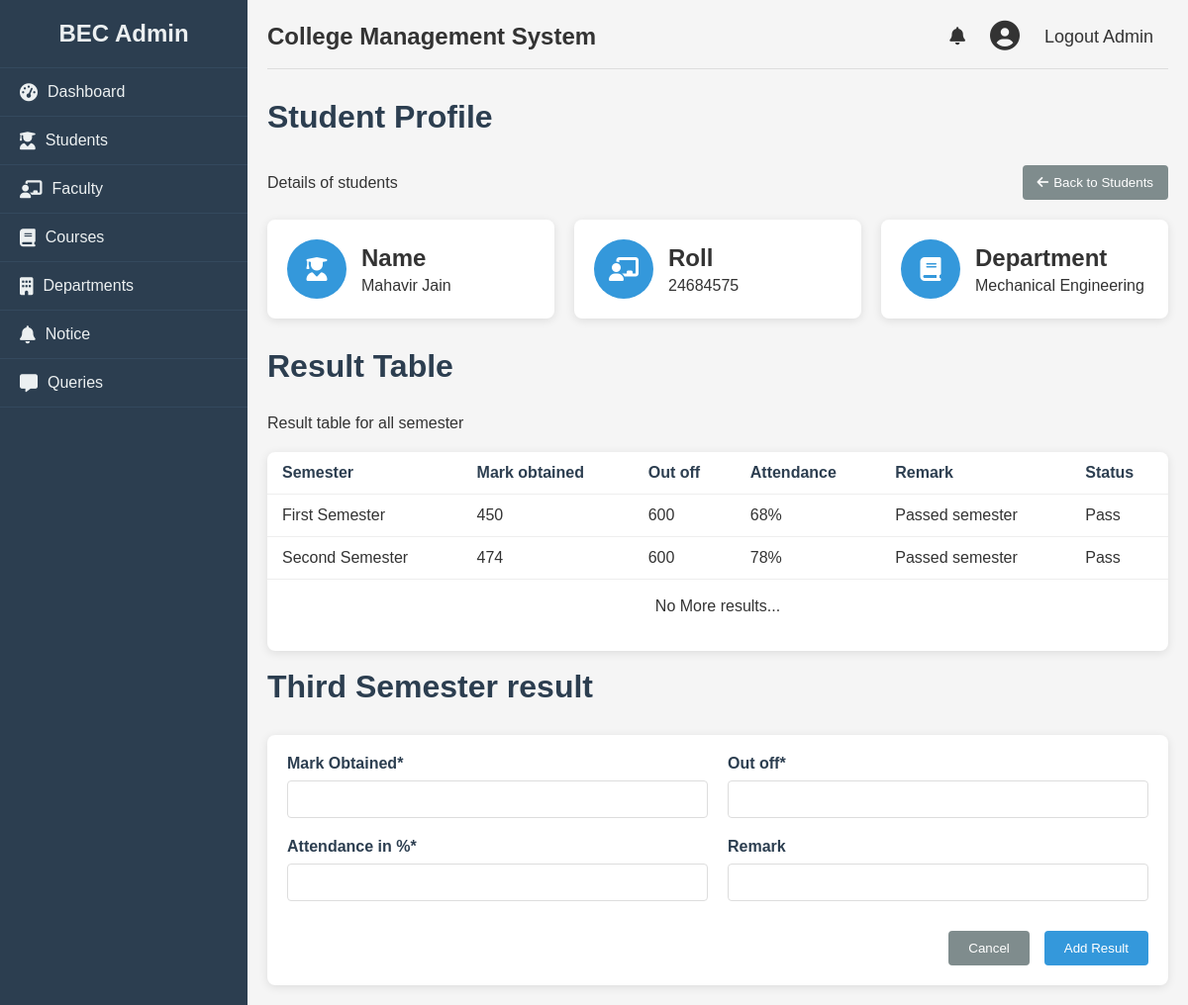
Screenshot of /admin/addresult/2 (signed in) with the database file from the repository.
### college/model.py (models this page shows, shortened)
class Student(db.Model):
    id = db.Column(db.Integer, primary_key=True)
    name = db.Column(db.String(100), nullable=False)
    roll = db.Column(db.String(100), unique=True, nullable=False)
    email = db.Column(db.String(100), unique=True, nullable=False)
    phone = db.Column(db.Integer, unique=True, nullable=False)
    semester = db.Column(db.Integer, db.ForeignKey('semester.id'), nullable=False)
    dob = db.Column(db.Date, nullable=False)
    gender = db.Column(db.String, nullable=False)
    department = db.Column(db.String, nullable=False)
    address = db.Column(db.String, nullable=False)

class Result(db.Model):
    id = db.Column(db.Integer, primary_key=True)
    mark = db.Column(db.Integer, nullable=False)
    outoff = db.Column(db.Integer, nullable=False)
    attendance = db.Column(db.Integer, nullable=False)
    remark = db.Column(db.String(100), nullable=True)
    student_id = db.Column(db.Integer, db.ForeignKey('student.id'), nullable=False)
    semester = db.Column(db.String(100), db.ForeignKey('semester.id'), nullable=False)
    status = db.Column(db.Boolean, nullable=False)

class Semester(db.Model):
    id = db.Column(db.Integer, primary_key=True)
    name = db.Column(db.String(100), nullable=False)
    students = db.relationship('Student', backref='semester_', lazy=True)
    results = db.relationship('Result', backref='semester_', lazy=True)

### college/admin/addroute.py (the view, shortened to what this page needs)
@app.route("/admin/addresult/<id>", methods = ["GET", "POST"])
def addresult(id):
    global logged
    logged = 'user_id' in session
    if logged:
      student = Student.query.get(id)
    result = Result.query.filter_by(student_id=id)
    if not result:
        result = None
    return render_template("addresult.html", student=student, result = result)

### college/admin/templates/addresult.html (shortened to what this page needs)
{% from "macro/cmsnav.html" import cmsnav%}
{%extends "admbase.html"%}
{%block head%}
<link rel="stylesheet" href="{{url_for('static', filename='css/styles.css')}}">
<link rel="stylesheet" href="https://cdnjs.cloudflare.com/ajax/libs/font-awesome/6.4.0/css/all.min.css">
{%endblock%}
{%block content%}
<div class="container" w-tid="21">
    {{cmsnav()}}
    <main class="main-content" w-tid="111">
        <header class="top-header" w-tid="113">
                <h2>College Management System</h2>
                <div class="user-profile" w-tid="123">
                    <span class="notification" w-tid="125"><a href="/admin/notice"><i class="fas fa-bell" w-tid="127"></i></a></span>
                    <div class="profile-img" w-tid="133">
                        <i class="fas fa-user-circle" w-tid="135"></i>
                    </div>
                    <span class="username" w-tid="137"><a href="{{url_for('logout')}}">Logout Admin</a></span>
                </div>
            </header>
        <div id="dashboard-page" class="content-section" w-tid="139">
            <div class="dashboard" w-tid="141">
                <h1 w-tid="143">Student Profile</h1>
                <div class="students-header" w-tid="359">
                    <p w-tid="361">Details of students </p>
                    <a style="text-decoration: none; color:white" href="/admin/student">
                        <button id="cancel-add-student" class="back-button" w-tid="1515">
                            <i class="fas fa-arrow-left" w-tid="1517"></i> Back to Students
                        </button>
                    </a>
                </div>
                <div class="stats-cards" w-tid="145">
                    <div class="stat-card" w-tid="147">
                        <div class="stat-icon" w-tid="149"><i class="fas fa-user-graduate" w-tid="151"></i></div>
                        <div class="stat-details" w-tid="153">
                            <h3 w-tid="155">Name</h3>
                            <p w-tid="157">{{student.name |title}}</p>
                        </div>
                    </div>
                    <div class="stat-card" w-tid="159">
                        <div class="stat-icon" w-tid="161"><i class="fas fa-chalkboard-teacher" w-tid="163"></i></div>
                        <div class="stat-details" w-tid="165">
                            <h3 w-tid="167">Roll</h3>
                            <p w-tid="169">{{student.roll}}</p>
                        </div>
                    </div>
                    <div class="stat-card" w-tid="171">
                        <div class="stat-icon" w-tid="173"><i class="fas fa-book" w-tid="175"></i></div>
                        <div class="stat-details" w-tid="177">
                            <h3 w-tid="179">Department</h3>
                            <p w-tid="181">{{student.department }}</p>
                        </div>
                    </div>
                </div>
                <h1 w-tid="143">Result Table</h1>
                <div class="students-header" w-tid="359">
                    <p w-tid="361">Result table for all semester</p>
                </div>
                <div class="students-table" w-tid="415">
                    <table w-tid="417">
                        <thead w-tid="419">
                            <tr w-tid="421">
                                <th w-tid="423">Semester</th>
                                <th w-tid="425">Mark obtained</th>
                                <th w-tid="427">Out off</th>
                                <th w-tid="425">Attendance</th>
                                <th w-tid="429">Remark</th>
                                <th w-tid="433">Status</th>
                            </tr>
                        </thead>
                        <tbody w-tid="439">
                            <tr w-tid="441">
                                <td w-tid="443">{{result.semester_.name}}</td>
                                <td w-tid="445">{{result.mark}}</td>
                                <td w-tid="447">{{result.outoff}}</td>
                                <td w-tid="449">{{result.attendance}}%</td>
                                <td w-tid="451">{{result.remark}}</td>
                                {%if result.status%}
                                <td w-tid="453">Pass</td>
                                {% else %}
                                <td w-tid="453">Fail</td>
                                {% endif %}
                            </tr>
                        </tbody>
                    </table>
                    {%if not result.id%}
                    <br>
                    <p style="text-align: center;">No More results...</p> <br><br>
                    {% endif %}
                </div>
                <br>
                <h1 w-tid="357">{{student.semester_.name}} result</h1>
                <div class="student-form-container" w-tid="1519">
                    <form id="add-result-form" method="POST" action="/admin/addresult/{{ student.id }}"
                        class="student-form" w-tid="1521">
                        <div class="form-row" w-tid="1537">
                            <div class="form-group" w-tid="1539">
                                <label for="new-email" w-tid="1541">Mark Obtained*</label>
                                <input type="number" id="new-email" name="mark" required="" w-tid="1543" value="">
                            </div>
                            <div class="form-group" w-tid="1545">
                                <label for="new-phone" w-tid="1547">Out off*</label>
                                <input type="number" id="new-phone" minlength="10" maxlength="15" name="outoff"
                                    required="" w-tid="1549" value="">
                            </div>
                        </div>
                        <div class="form-row" w-tid="1537">
                            <div class="form-group" w-tid="1539">
                                <label for="new-email" w-tid="1541">Attendance in %*</label>
                                <input type="number" id="new-email" name="attendance" required="" w-tid="1543" value="">
                            </div>
                            <div class="form-group" w-tid="1545">
                                <label for="remark" w-tid="1547">Remark</label>
                                <input type="text" id="remark"  maxlength="100" name="remark"
                                    required="" w-tid="1549" value="">
                            </div>
                        </div>
                        <div class="form-actions" w-tid="1599">
                            <a href="/admin/student"><button type="button" id="cancel-add-student" class="cancel-btn"
                                    w-tid="1601">Cancel</button></a>
                            {%if data%}
                            <button type="submit" class="save-btn" w-tid="1603">Update Student</button>
                            {%else%}
                            <button type="submit" class="save-btn" w-tid="1603">Add Result</button>
                            {%endif%}
                        </div>
                    </form>
                </div>
            </div>
        </div>
    </main>
</div>
{%endblock%}

### college/static/css/styles.css (style rules this page uses)
* { margin: 0; padding: 0; box-sizing: border-box; }
body { font-family: Arial, sans-serif; background-color: #f5f5f5; color: #333; }
a { text-decoration: none; color:inherit; }
.container { display: flex; min-height: 100vh; }
.main-content { flex: 1; padding: 20px; }
.top-header { display: flex; justify-content: space-between; align-items: center; margin-bottom: 30px; padding-bottom: 15px; border-bottom: 1px solid #ddd; }
.user-profile { display: flex; align-items: center; }
.user-profile span { margin: 0 15px; font-size: 18px; cursor: pointer; }
.profile-img { font-size: 30px; margin: 0 10px; }
.dashboard h1 { margin-bottom: 30px; color: #2c3e50; }
.stats-cards { display: grid; grid-template-columns: repeat(auto-fill, minmax(240px, 1fr)); gap: 20px; margin-bottom: 30px; }
.stat-card { background: white; border-radius: 8px; padding: 20px; box-shadow: 0 2px 10px rgba(0, 0, 0, 0.1); display: flex; align-items: center; }
.stat-icon { background: #3498db; color: white; width: 60px; height: 60px; border-radius: 50%; display: flex; align-items: center; justify-content: center; font-size: 24px; margin-right: 15px; }
.stat-details h3 { font-size: 24px; margin-bottom: 5px; }
table { width: 100%; border-collapse: collapse; }
th, td { padding: 12px 15px; text-align: left; border-bottom: 1px solid #eee; }
th { font-weight: bold; color: #2c3e50; }
.content-section { display: none; }
#dashboard-page { display: block; }
.students-header { display: flex; justify-content: space-between; align-items: center; margin-bottom: 20px; }
.students-table { background: white; border-radius: 8px; box-shadow: 0 2px 10px rgba(0, 0, 0, 0.1); overflow: hidden; }
.back-button { background-color: #7f8c8d; color: white; border: none; padding: 10px 15px; border-radius: 4px; cursor: pointer; display: flex; align-items: center; }
.back-button i { margin-right: 5px; }
.student-form-container { background: white; border-radius: 8px; padding: 20px; box-shadow: 0 2px 10px rgba(0, 0, 0, 0.1); }
.student-form { display: flex; flex-direction: column; gap: 20px; }
.form-row { display: flex; gap: 20px; }
.form-group { flex: 1; display: flex; flex-direction: column; }
.form-group label { margin-bottom: 8px; font-weight: bold; color: #2c3e50; }
.form-group input, .form-group select, .form-group textarea { padding: 10px; border: 1px solid #ddd; border-radius: 4px; font-size: 14px; }
.form-actions { display: flex; justify-content: flex-end; gap: 15px; margin-top: 10px; }
.cancel-btn { background-color: #7f8c8d; color: white; border: none; padding: 10px 20px; border-radius: 4px; cursor: pointer; }
.save-btn { background-color: #3498db; color: white; border: none; padding: 10px 20px; border-radius: 4px; cursor: pointer; }

### rows the page displays
Student: name "Mahavir Jain", roll "24684575", department "Mechanical Engineering"
Result: semester_.name "First Semester", mark "450", outoff "600", attendance "68", remark "Passed semester", status "Pass"
Result: semester_.name "Second Semester", mark "474", outoff "600", attendance "78", remark "Passed semester", status "Pass"
Semester: semester_.name "Third Semester"
